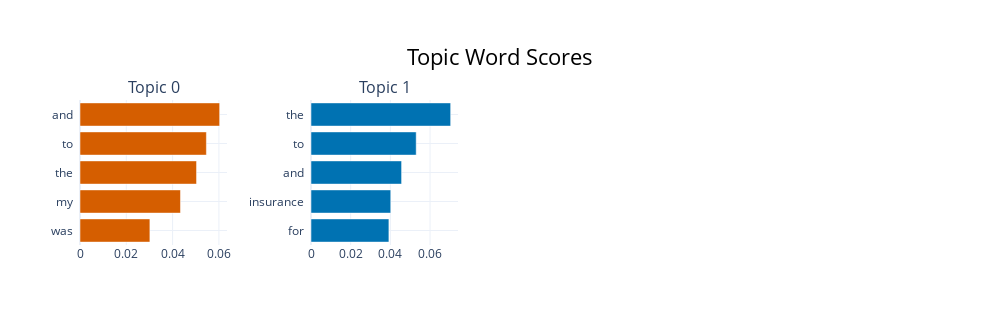

Here is the notebook cell this chart was saved with:
### Code cell
# Barchart BERTopics
fig_sizes = topic_model.visualize_barchart(top_n_topics=20)
fig_sizes.show()
fig_sizes.write_html("figures/bertopic_topic_sizes.html")

### Figure 1 — Plotly figure (JSON) as saved in the notebook; plotly's stock layout.template omitted (floating-point values rounded to 4 significant figures)
{"data": [{"marker": {"color": "#D55E00"}, "orientation": "h", "type": "bar", "x": [0.03019, 0.0434, 0.05034, 0.05459, 0.06032], "xaxis": "x", "y": ["was  ", "my  ", "the  ", "to  ", "and  "], "yaxis": "y"}, {"marker": {"color": "#0072B2"}, "orientation": "h", "type": "bar", "x": [0.03926, 0.04018, 0.04566, 0.05301, 0.07038], "xaxis": "x2", "y": ["for  ", "insurance  ", "and  ", "to  ", "the  "], "yaxis": "y2"}], "layout": {"annotations": [{"font": {"size": 16}, "showarrow": false, "text": "Topic 0", "x": 0.0875, "xanchor": "center", "xref": "paper", "y": 1, "yanchor": "bottom", "yref": "paper"}, {"font": {"size": 16}, "showarrow": false, "text": "Topic 1", "x": 0.3625, "xanchor": "center", "xref": "paper", "y": 1, "yanchor": "bottom", "yref": "paper"}], "height": 325, "hoverlabel": {"bgcolor": "white", "font": {"family": "Rockwell", "size": 16}}, "showlegend": false, "title": {"font": {"color": "Black", "size": 22}, "text": "Topic Word Scores", "x": 0.5, "xanchor": "center", "yanchor": "top"}, "width": 1000, "xaxis": {"anchor": "y", "domain": [0, 0.175], "showgrid": true}, "xaxis2": {"anchor": "y2", "domain": [0.275, 0.45], "showgrid": true}, "xaxis3": {"anchor": "y3", "domain": [0.55, 0.725], "showgrid": true}, "xaxis4": {"anchor": "y4", "domain": [0.825, 1], "showgrid": true}, "yaxis": {"anchor": "x", "domain": [0, 1], "showgrid": true}, "yaxis2": {"anchor": "x2", "domain": [0, 1], "showgrid": true}, "yaxis3": {"anchor": "x3", "domain": [0, 1], "showgrid": true}, "yaxis4": {"anchor": "x4", "domain": [0, 1], "showgrid": true}}}
